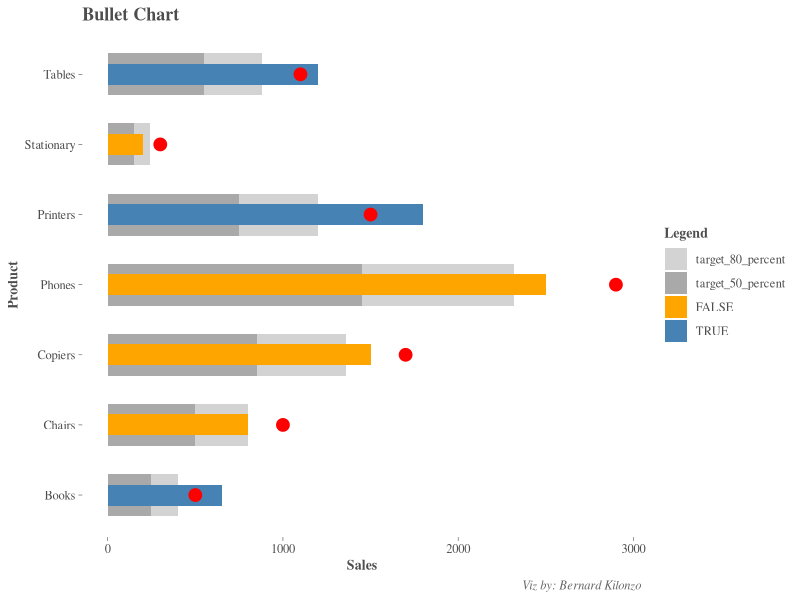
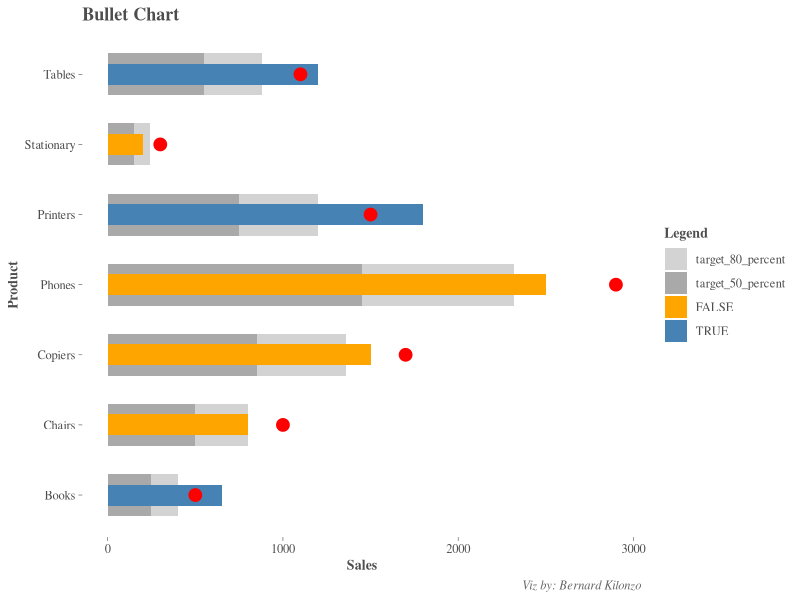

Reproduce these figures in R, in order.
setwd("C:\\Users\\berna\\OneDrive\\Desktop\\Production\\dataviz\\code\\Bullet chart")
#load libraries
library(tidyverse)

#create sample data
target <- data.frame(
  product = c("Chairs","Tables","Stationary","Phones","Copiers","Books","Printers"),
  sales = c(800,1200,200,2500,1500,650,1800),
  target = c(1000,1100,300,2900,1700,500,1500),
  target_80_percent = c(300,330,90,870,510,150,450),
  target_50_percent = c(500,550,150,1450,850,250,750)
)

#flagging products met or exceeded target
target<-target%>%
  mutate(on_target = sales>=target)

#shaping data
data_pivot<-target%>%pivot_longer(target_80_percent:target_50_percent, names_to = "targets", values_to = "value")

#ordering the targets
data_pivot$targets<-factor(data_pivot$targets, levels = c("target_80_percent","target_50_percent"))

#creating bullet chart in ggplot2
bc<-ggplot(data_pivot, aes(x = product, y = value)) +
  geom_bar(aes(fill = targets), stat = "identity", width = 0.6) +
  geom_bar(data = target, aes(x = product, y = sales, fill = on_target), stat = "identity", width = 0.3) +
  geom_point(data = target, aes(x = product, y = target),stat = "identity", color = "red", size = 4) +
  coord_flip() +
  scale_fill_manual(values = c( "target_80_percent" = "#d3d3d3", "target_50_percent" = "#a9a9a9","TRUE"="steelblue",
                                "FALSE"="orange")) +
  labs(title = "Bullet Chart", x = "Product", y = "Sales", fill = "Legend", caption = "Viz by: Bernard Kilonzo")+
  theme(panel.background = element_blank(),
        axis.title = element_text(family = "serif",face = "bold", size = 10, color = "gray30"),
        axis.text = element_text(family = "serif", size = 9, color = "gray30"),
        axis.ticks = element_line(linewidth = 0.2, color = "gray30"),
        legend.title = element_text(family = "serif", face = "bold", size = 10, color = "gray30"),
        legend.text = element_text(family = "serif", size = 9, color = "gray30"),
        plot.title = element_text(family = "serif",face = "bold", size = 13, color = "gray30"),
        plot.caption = element_text(family = "serif", face = "italic", size = 9, color = "gray40"))
bc
#saving the plot
ggsave(plot = bc, filename = "bullet_chart.png",
       width = 8, height = 6, units = "in", dpi = 300)
